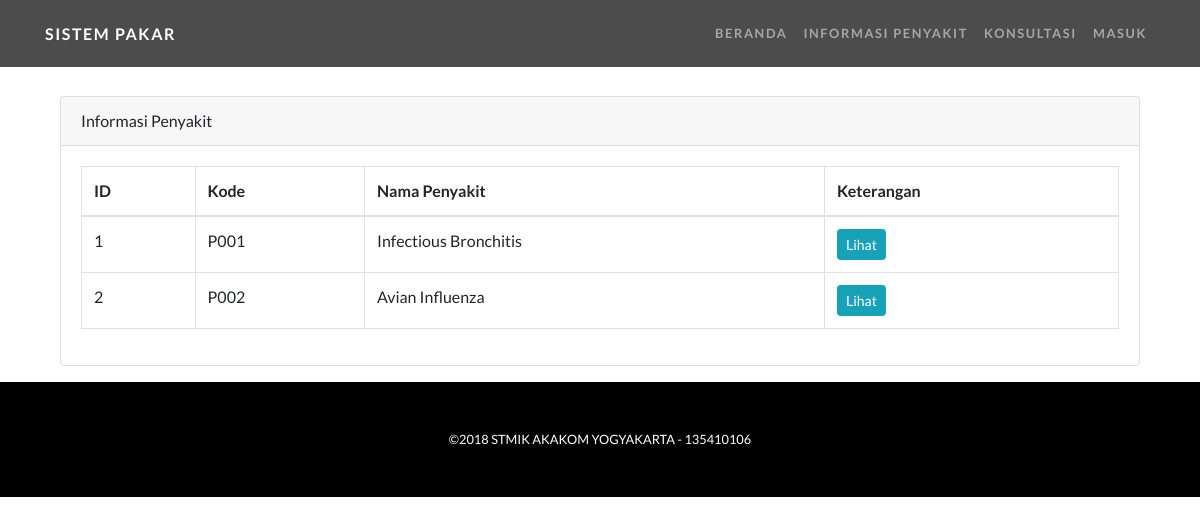
The app's page /tampilan_pengguna/info_penyakit.1.php with its own data.
### tables this page shows
CREATE TABLE `solusi` (
  `id_solusi` int(5) NOT NULL,
  `kode_penyakit` varchar(4) NOT NULL,
  `penyebab` text NOT NULL,
  `penanggulangan` text NOT NULL
);

CREATE TABLE `penyakit` (
  `kode_penyakit` varchar(4) NOT NULL,
  `nama_penyakit` varchar(50) NOT NULL
);

### tampilan_pengguna/info_penyakit.1.php (the view, shortened to what this page needs)
<!DOCTYPE html>
<html lang="en">
  <head>
    <?php
      include "header-user.php";
    ?>
  </head>
  <body>
    <?php
      include "navigation-user.php";
    ?>
       <section>
      <div class="container">
          <div class="col-lg">
            <div class="p-5">
            </div>
      <?php
	      include "koneksi.php";
	      $sql = "select * from solusi order by kode_penyakit";
	      $hasil = mysqli_query($konek, $sql);
      ?>
      <div class="card mb-3">
        <div class="card-header">
          <i class="fa fa-table"></i> Informasi Penyakit</div>
        <div class="card-body">
          <div class="table-responsive">
            <table class="table table-bordered" id="dataTable" width="100%" cellspacing="0">
              <thead>
                <tr>
                  <th>ID</th>
                  <th>Kode</th>
                  <th>Nama Penyakit</th>
                  <th>Keterangan</th>
                </tr>
              </thead>
              <tbody>
              <?php while ($row = mysqli_fetch_assoc($hasil)){ ?>
			                 <tr>
                        <td><?php echo $row['id_solusi'] ?></td>
  			                 <td><?php echo $row['kode_penyakit'] ?></td>
                         <td>
                          <?php
                            include "koneksi.php";
                            $sql2 = "select nama_penyakit from penyakit where kode_penyakit='".$row['kode_penyakit']."'";
                            $nama = mysqli_query($konek, $sql2);
                            $tampil = mysqli_fetch_assoc($nama);
                            echo $tampil['nama_penyakit'];
                          ?>
                         </td>
                         <td>
                          <button class="btn btn-info btn-sm" data-toggle="modal" data-target="#detail<?php echo $row['kode_penyakit'] ?>">Lihat</button>
                         </td>
                       </tr>
                <?php } ?>
              </tbody>
            </table>
          </div>
        </div>
      </div>
    </div>
  </div>
    </section>
    <?php
      include "footer-user.php";
    ?>
  </body>
</html>

### records on screen
solusi: id_solusi "1", kode_penyakit "P001", kode_penyakit.nama_penyakit "Infectious Bronchitis"
solusi: id_solusi "2", kode_penyakit "P002", kode_penyakit.nama_penyakit "Avian Influenza"
